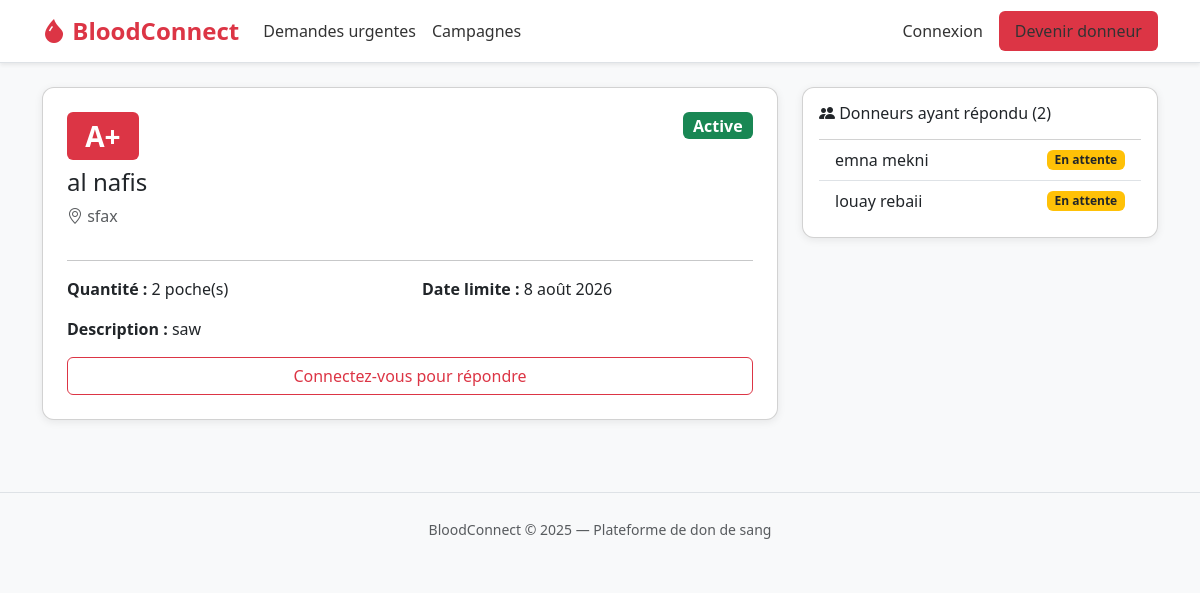
Before: /demandes/5/ with the older database file.
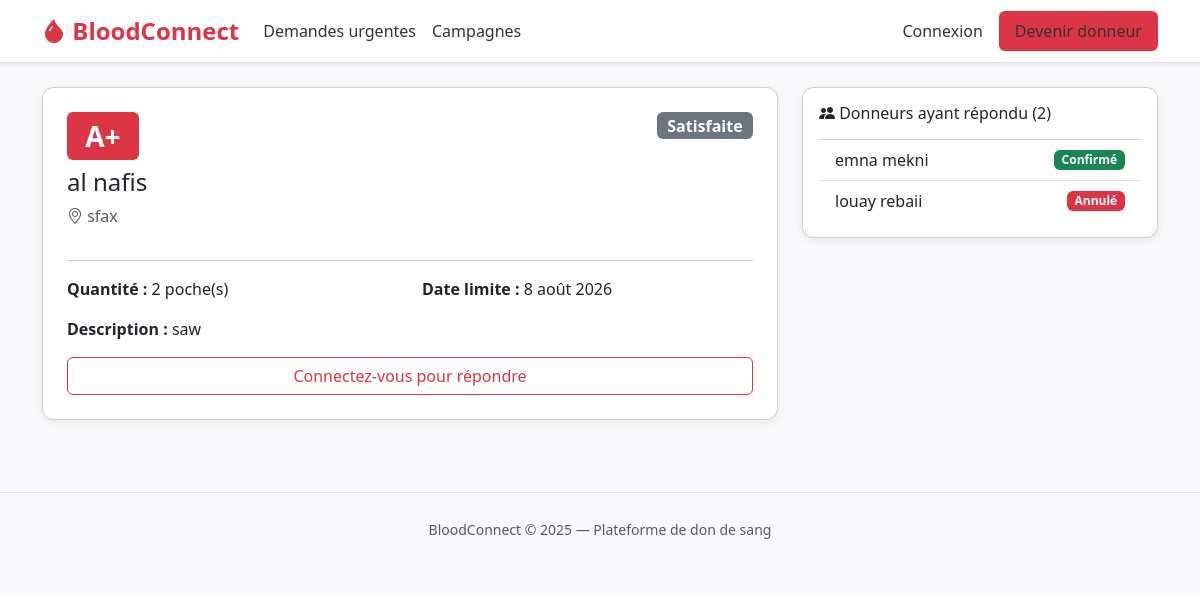
After: the same page with the newer database file.
### core/models.py (models this page shows, shortened)
class DemandeUrgente(models.Model):
    STATUT_CHOICES = [
        ('active', 'Active'),
        ('cloturee', 'Clôturée'),
        ('satisfaite', 'Satisfaite'),
    ]
    hopital = models.ForeignKey(Hopital, on_delete=models.CASCADE, related_name='demandes')
    groupe_sanguin = models.CharField(max_length=3, choices=BLOOD_GROUPS)
    quantite = models.PositiveIntegerField(help_text="Nombre de poches")
    delai = models.DateField(help_text="Date limite")
    description = models.TextField(blank=True)
    statut = models.CharField(max_length=20, choices=STATUT_CHOICES, default='active')
    date_creation = models.DateTimeField(auto_now_add=True)

class ReponseAppel(models.Model):
    STATUT_CHOICES = [
        ('en_attente', 'En attente'),
        ('confirme', 'Confirmé'),
        ('annule', 'Annulé'),
    ]
    demande = models.ForeignKey(DemandeUrgente, on_delete=models.CASCADE, related_name='reponses')
    donneur = models.ForeignKey(Donneur, on_delete=models.CASCADE, related_name='reponses')
    date_reponse = models.DateTimeField(auto_now_add=True)
    statut = models.CharField(max_length=20, choices=STATUT_CHOICES, default='en_attente')
    class Meta:
        unique_together = ('demande', 'donneur')

class Hopital(models.Model):
    user = models.OneToOneField(User, on_delete=models.CASCADE, related_name='hopital')
    nom = models.CharField(max_length=200)
    adresse = models.TextField()
    ville = models.CharField(max_length=100)
    numero_agrement = models.CharField(max_length=50, unique=True)
    valide = models.BooleanField(default=False)

class Donneur(models.Model):
    SEX_CHOICES = [('M', 'Homme'), ('F', 'Femme')]
    user = models.OneToOneField(User, on_delete=models.CASCADE, related_name='donneur')
    groupe_sanguin = models.CharField(max_length=3, choices=BLOOD_GROUPS)
    sexe = models.CharField(max_length=1, choices=SEX_CHOICES)
    date_naissance = models.DateField()
    ville = models.CharField(max_length=100)
    actif = models.BooleanField(default=True)

### core/views/demande_views.py (the view)
# urls.py: path('<int:pk>/', demande_views.detail_demande, name='detail_demande'),
def detail_demande(request, pk):
    demande = get_object_or_404(DemandeUrgente, pk=pk)
    reponses = demande.reponses.select_related('donneur__user').all()
    deja_repondu = False
    est_donneur = False
    if request.user.is_authenticated and hasattr(request.user, 'donneur'):
        est_donneur = True
        deja_repondu = ReponseAppel.objects.filter(
            demande=demande,
            donneur=request.user.donneur
        ).exists()
    context = {
        'demande': demande,
        'reponses': reponses,
        'deja_repondu': deja_repondu,
        'est_donneur': est_donneur,
    }
    return render(request, 'demandes/detail.html', context)

### templates/demandes/detail.html (shortened to what this page needs)
{% extends 'base.html' %}
{% block content %}
<div class="row">
  <div class="col-md-8">
    <div class="card p-4 mb-4">
      <div class="d-flex justify-content-between align-items-start">
        <div>
          <span class="badge bg-danger fs-3 mb-2">{{ demande.groupe_sanguin }}</span>
          <h4>{{ demande.hopital.nom }}</h4>
          <p class="text-muted"><i class="bi bi-geo-alt"></i> {{ demande.hopital.ville }}</p>
        </div>
        <span class="badge bg-{% if demande.statut == 'active' %}success{% else %}secondary{% endif %} fs-6">
          {{ demande.get_statut_display }}
        </span>
      </div>
      <hr>
      <div class="row">
        <div class="col-6">
          <p><strong>Quantité :</strong> {{ demande.quantite }} poche(s)</p>
        </div>
        <div class="col-6">
          <p><strong>Date limite :</strong> {{ demande.delai }}</p>
        </div>
      </div>
      {% if demande.description %}
        <p><strong>Description :</strong> {{ demande.description }}</p>
      {% endif %}
      {% if user.is_authenticated and est_donneur %}
        {% if deja_repondu %}
          <div class="alert alert-success"><i class="bi bi-check-circle"></i> Vous avez déjà répondu à cette demande.</div>
        {% elif demande.statut == 'active' %}
          <a href="{% url 'repondre_demande' demande.pk %}" class="btn btn-danger">
            <i class="bi bi-heart-fill"></i> Je veux donner
          </a>
        {% endif %}
      {% elif not user.is_authenticated %}
        <a href="{% url 'login' %}" class="btn btn-outline-danger">Connectez-vous pour répondre</a>
      {% endif %}
    </div>
  </div>
  <div class="col-md-4">
    <div class="card p-3">
      <h6><i class="bi bi-people-fill"></i> Donneurs ayant répondu ({{ reponses.count }})</h6>
      <ul class="list-group list-group-flush mt-2">
        {% for r in reponses %}
          <li class="list-group-item d-flex justify-content-between align-items-center">
            {{ r.donneur.user.get_full_name }}
            <span class="badge bg-{% if r.statut == 'confirme' %}success{% elif r.statut == 'annule' %}danger{% else %}warning text-dark{% endif %}">
              {{ r.get_statut_display }}
            </span>
          </li>
        {% empty %}
          <li class="list-group-item text-muted">Aucune réponse pour l'instant.</li>
        {% endfor %}
      </ul>
    </div>
  </div>
</div>
{% endblock %}

Changed rows visible on the page:
changed DemandeUrgente "saw": statut "Active" → "Satisfaite"
changed ReponseAppel "emna mekni": statut "En attente" → "Confirmé"
changed ReponseAppel "louay rebaii": statut "En attente" → "Annulé"
